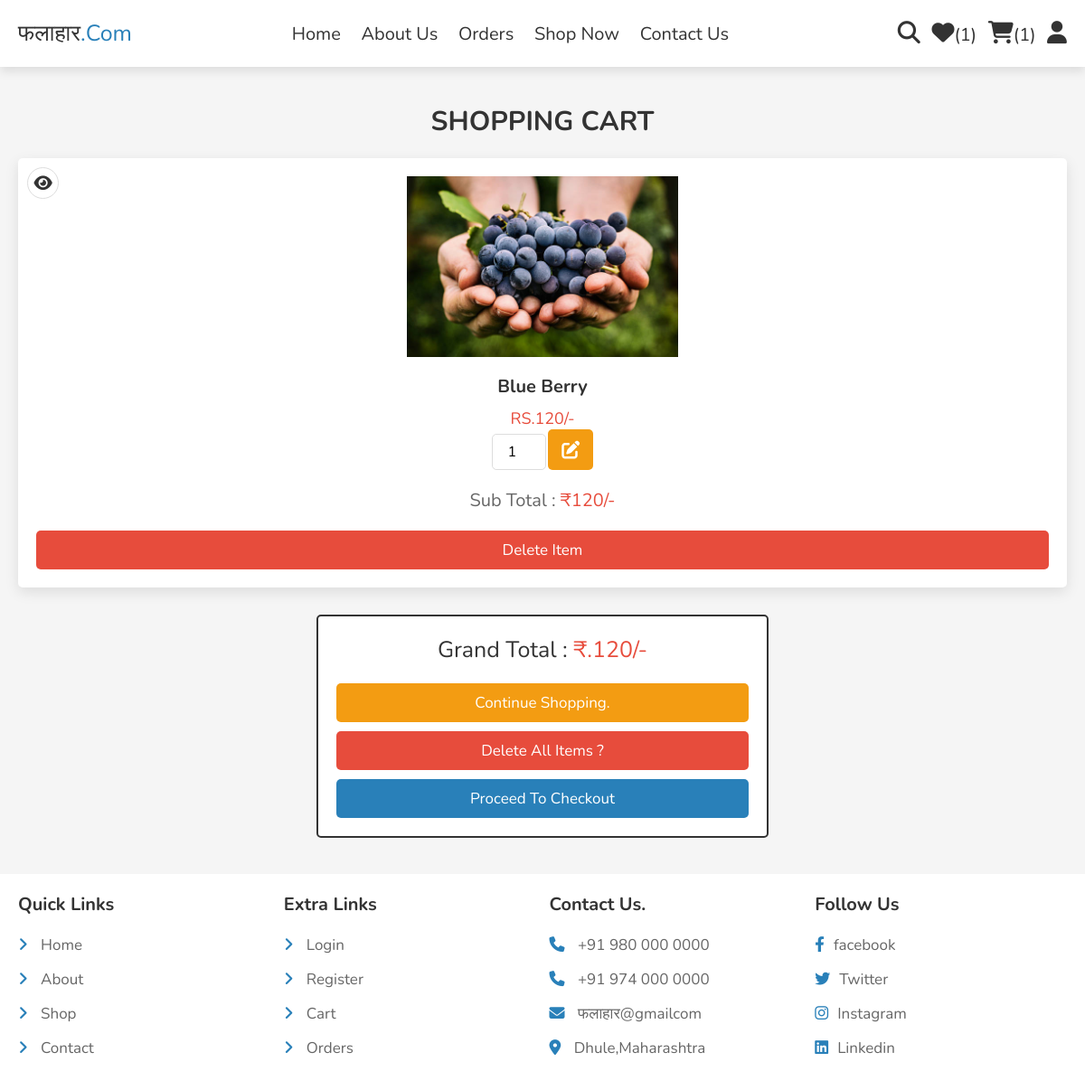
/cart.php (signed in), run on the app's committed database.
### tables this page shows
CREATE TABLE `cart` (
  `id` int(100) NOT NULL,
  `user_id` int(100) NOT NULL,
  `pid` int(100) NOT NULL,
  `name` varchar(100) NOT NULL,
  `price` int(10) NOT NULL,
  `quantity` int(10) NOT NULL,
  `image` varchar(100) NOT NULL
);

### cart.php (the view, shortened to what this page needs)
<?php
include 'components/connect.php';
if(isset($_SESSION['user_id'])){
   $user_id = $_SESSION['user_id'];
}else{
   $user_id = '';
   header('location:user_login.php');
};
?>
<!DOCTYPE html>
<html lang="en">
<head>
   <link rel="stylesheet" href="https://cdnjs.cloudflare.com/ajax/libs/font-awesome/6.1.1/css/all.min.css">
   <link rel="stylesheet" href="css/style.css">
</head>
<body>
<?php include 'components/user_header.php'; ?>
<section class="products shopping-cart">
   <h3 class="heading">Shopping cart</h3>
   <div class="box-container">
   <?php
      $grand_total = 0;
      $select_cart = $conn->prepare("SELECT * FROM `cart` WHERE user_id = ?");
      $select_cart->execute([$user_id]);
      if($select_cart->rowCount() > 0){
         while($fetch_cart = $select_cart->fetch(PDO::FETCH_ASSOC)){
   ?>
   <form action="" method="post" class="box">
      <a href="quick_view.php?pid=<?= $fetch_cart['pid']; ?>" class="fas fa-eye"></a>
      <img src="uploaded_img/<?= $fetch_cart['image']; ?>" alt="">
      <div class="name"><?= $fetch_cart['name']; ?></div>
      <div class="flex">
         <div class="price">RS.<?= $fetch_cart['price']; ?>/-</div>
         <input type="number" name="qty" class="qty" min="1" max="99" onkeypress="if(this.value.length == 2) return false;" value="<?= $fetch_cart['quantity']; ?>">
         <button type="submit" class="fas fa-edit" name="update_qty"></button>
      </div>
      <div class="sub-total"> Sub Total : <span>₹<?= $sub_total = ($fetch_cart['price'] * $fetch_cart['quantity']); ?>/-</span> </div>
      <input type="submit" value="delete item" onclick="return confirm('delete this from cart?');" class="delete-btn" name="delete">
   </form>
   <?php
   $grand_total += $sub_total;
      }
   }else{
      echo '<p class="empty">your cart is empty</p>';
   }
   ?>
   </div>
   <div class="cart-total">
    <p>Grand Total : <span>₹.<?= $grand_total; ?>/-</span></p>
    <a href="shop.php" class="option-btn">Continue Shopping.</a>
    <a href="cart.php?delete_all" class="delete-btn <?= ($grand_total > 1)?'':'disabled'; ?>" onclick="return confirm('delete all from cart?');">Delete All Items ?</a>
    <?php if ($grand_total >= 120): ?>
        <a href="checkout.php" class="btn">Proceed to Checkout</a>
    <?php else: ?>
        <p style="color: black;font-size: 1.6rem;">The process will be approved only when the total payment is above ₹ 120/-.</p>
        <a href="checkout.php" class="btn disabled" onclick="return false;">Proceed to Checkout</a>
    <?php endif; ?>
</div>
</section>
<?php include 'components/footer.php'; ?>
</body>
</html>

### css/style.css (style rules this page uses)
:root { --main-color:#2980b9; --orange:#f39c12; --red:#e74c3c; --black:#333; --white:#fff; --light-color:#666; --light-bg:#eee; --border:.2rem solid var(--black); --box-shadow:0 .5rem 1rem rgba(0,0,0,.1); }
* { font-family: 'Nunito', sans-serif; margin:0; padding:0; box-sizing: border-box; outline: none; border:none; text-decoration: none; }
html { font-size: 62.5%; overflow-x: hidden; }
body { background-color: var(--light-bg); }
section { padding:2rem; max-width: 1200px; margin:0 auto; }
.heading { font-size: 4rem; color:var(--black); margin-bottom: 2rem; text-align: center; text-transform: uppercase; }
.btn, .delete-btn, .option-btn { display: block; width: 100%; margin-top: 1rem; border-radius: .5rem; padding:1rem 3rem; font-size: 1.7rem; text-transform: capitalize; color:var(--white); cursor: pointer; text-align: center; }
.btn { background-color: var(--main-color); }
.option-btn { background-color: var(--orange); }
.delete-btn { background-color: var(--red); }
.heading { font-size: 1.5rem; margin-bottom: 20px; text-align: center; color: #333; }
.products { padding: 4rem 2rem; background-color: #f5f5f5; text-align: center; }
.products .heading { font-size: 3rem; color: #333; margin-bottom: 2rem; text-transform: uppercase; }
.products .box-container { display: grid; grid-template-columns: repeat(auto-fit, minmax(25rem, 1fr)); gap: 2rem; }
.products .box { background-color: #fff; border-radius: .5rem; padding: 2rem; box-shadow: 0 5px 15px rgba(0,0,0,0.1); position: relative; overflow: hidden; transition: transform 0.3s ease; }
.products .box img { width: 100%; height: 20rem; object-fit: contain; margin-bottom: 1.5rem; }
.products .box .name { font-size: 2rem; font-weight: bold; color: #333; margin-bottom: 1rem; }
.products .box .price { font-size: 1.8rem; color: #e74c3c; }
.products .box .qty { width: 6rem; padding: 0.8rem; font-size: 1.6rem; text-align: center; border: 1px solid #ddd; border-radius: .5rem; }
.products .box .fa-heart, .products .box .fa-eye { position: absolute; top: 1rem; height: 3.5rem; width: 3.5rem; line-height: 3.2rem; font-size: 1.8rem; background-color: #fff; border-radius: 50%; border: 1px solid #ddd; color: #333; cursor: pointer; transition: background-color 0.3s ease, color 0.3s ease; }
.products .box .fa-eye { left: 1rem; }
.shopping-cart .fa-edit { height: 4.5rem; border-radius: .5rem; background-color: var(--orange); width: 5rem; font-size: 2rem; color:var(--white); cursor: pointer; }
.shopping-cart .sub-total { margin:2rem 0; font-size: 2rem; color:var(--light-color); }
.shopping-cart .sub-total span { color:var(--red); }
.cart-total { max-width: 50rem; margin:0 auto; margin-top: 3rem; background-color: var(--white); border:var(--border); border-radius: .5rem;; padding:2rem; text-align: center; }
.cart-total p { font-size: 2.5rem; color:var(--black); margin-bottom: 2rem; }
.cart-total p span { color:var(--red); }

### data on the page
cart: image (picture), name "Blue Berry", price "120", qty "1"

### other printed values
$total_wishlist_counts "1"
$total_cart_counts "1"
$grand_total "120"
